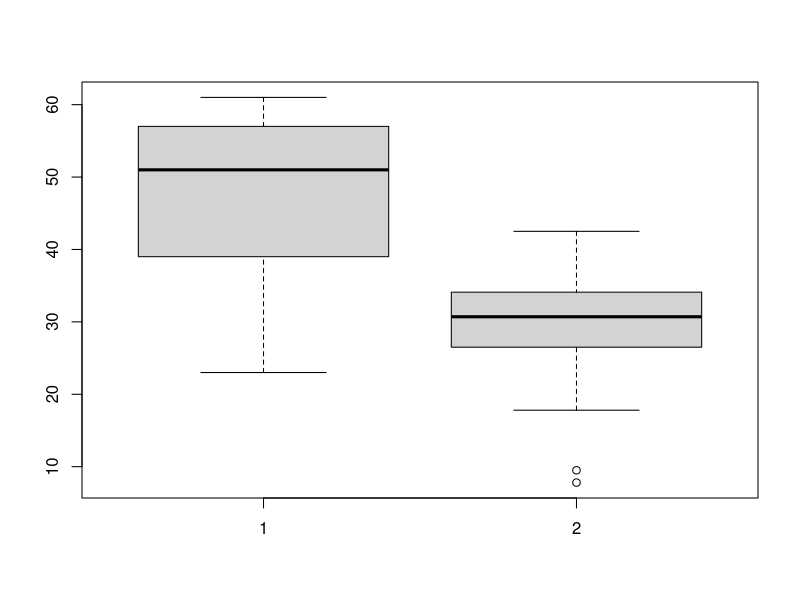
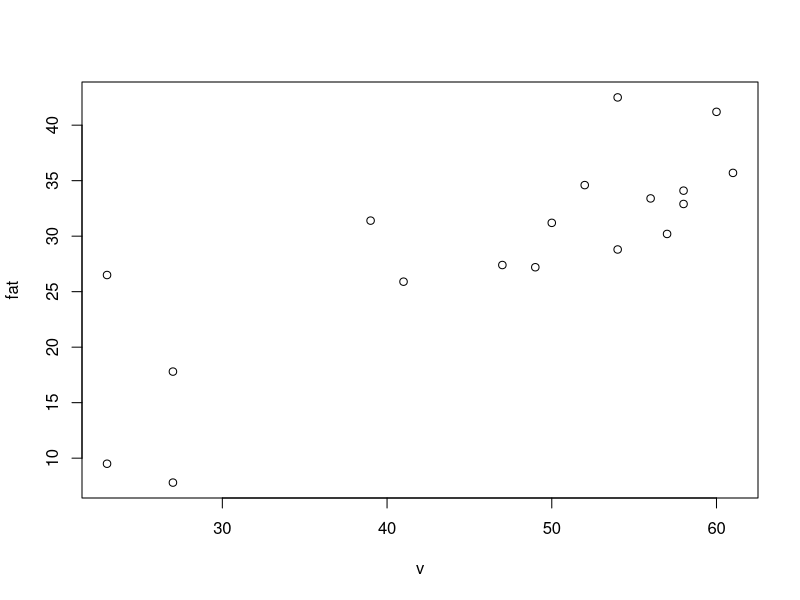
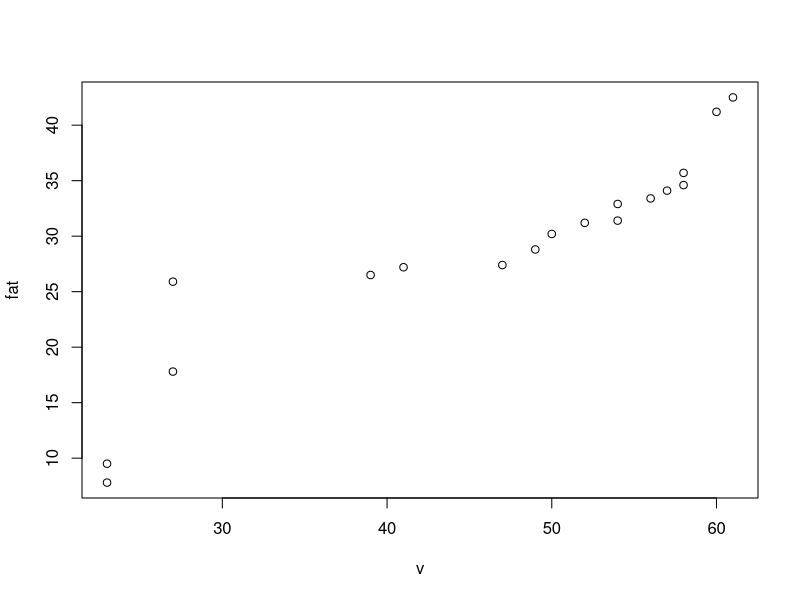

Generate these figures, in order, with R:
# ==============================================================================
# Course: CSA1604 - Data Warehousing and Data Mining
# Name: Vino Aldrin E
# Register No: 192511481
# Experiment 04: Data Normalization and Visualization for Hospital Dataset
# ==============================================================================

# AIM:
# To perform min-max normalization, z-score normalization, and decimal scaling,
# and visualize age and %fat using boxplots, scatter plots, and Q-Q plots.

# Given age vector (v) and body fat vector (fat)
v <- c(23, 23, 27, 27, 39, 41, 47, 49, 50, 52, 54, 54, 56, 57, 58, 58, 60, 61)
fat <- c(9.5, 26.5, 7.8, 17.8, 31.4, 25.9, 27.4, 27.2, 31.2, 34.6, 42.5, 28.8, 33.4, 30.2, 34.1, 32.9, 41.2, 35.7)

# (i) Min-Max Normalization of value 35 onto [0, 1]
min <- 0
max <- 1
min_max <- ((35 - min(v)) / (max(v) - min(v)))
print(min_max)

# (ii) Z-score Normalization of value 35 (given standard deviation s = 12.94)
m <- mean(v)
s <- 12.94
z_score <- (35 - m) / s
print(z_score)

# (iii) Decimal Scaling Normalization of value 35
m_val <- 35
j <- max(m_val) < 1
decimal_scaling <- m_val / 10^j

# Data Visualizations:
# Boxplot for age (v) and %fat
boxplot(v, fat)

# Scatter plot for age vs %fat
plot(v, fat)

# Q-Q plot for comparing distributions of v and fat
qqplot(v, fat)
